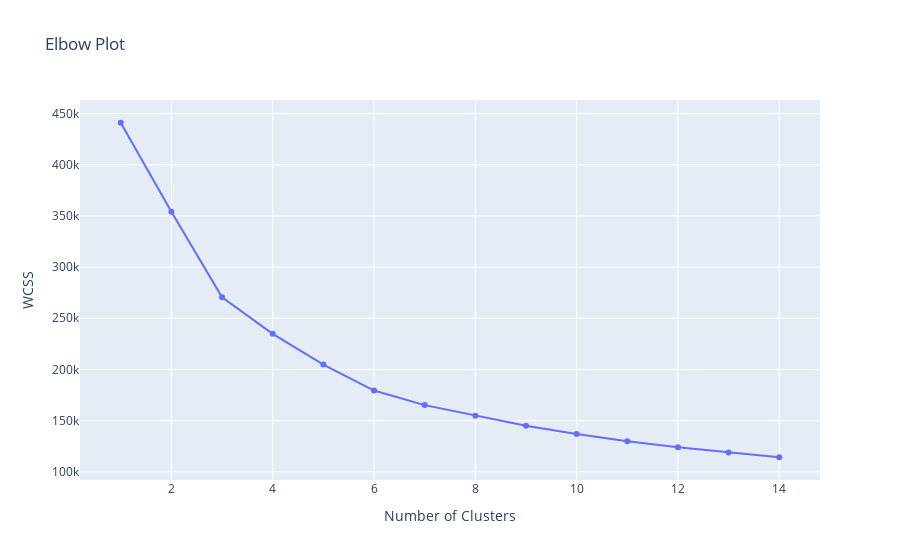

The notebook cell saved with this chart:
### Code cell
K_values = list(range(1,15))
wcss = []
for k in K_values:
    pipe.set_params(kmeans__n_clusters=k)
    pipe.fit(subData[feature_cols])
    wcss.append(pipe['kmeans'].inertia_)

fig = px.line(x=K_values, y=wcss, markers=True,
              title="Elbow Plot",
              labels={"x":"Number of Clusters", "y":"WCSS"})
fig.show()

### Figure 1 — Plotly figure (JSON) as saved in the notebook; plotly's stock layout.template omitted (floating-point values rounded to 4 significant figures)
{"data": [{"hovertemplate": "Number of Clusters=%{x}<br>WCSS=%{y}<extra></extra>", "legendgroup": "", "line": {"color": "#636efa", "dash": "solid"}, "marker": {"symbol": "circle"}, "mode": "lines+markers", "name": "", "orientation": "v", "showlegend": false, "type": "scatter", "x": [1, 2, 3, 4, 5, 6, 7, 8, 9, 10, 11, 12, 13, 14], "xaxis": "x", "y": [441000.0, 354100.0, 270600.0, 234800.0, 204700.0, 179400.0, 165200.0, 154800.0, 145000.0, 136800.0, 129900.0, 123900.0, 118900.0, 114200.0], "yaxis": "y"}], "layout": {"legend": {"tracegroupgap": 0}, "title": {"text": "Elbow Plot"}, "xaxis": {"anchor": "y", "domain": [0, 1], "title": {"text": "Number of Clusters"}}, "yaxis": {"anchor": "x", "domain": [0, 1], "title": {"text": "WCSS"}}}}
